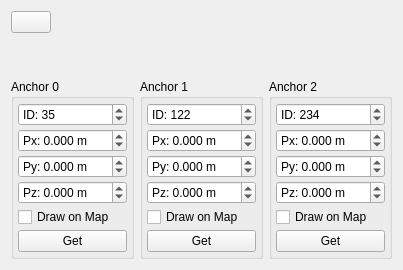
       <widget class="QWidget" name="tab_12">
        <attribute name="icon">
         <iconset resource="resources.qrc">
          <normaloff>:/models/Icons/Electrical Sensor-96.png</normaloff>:/models/Icons/Electrical Sensor-96.png</iconset>
        </attribute>
        <attribute name="title">
         <string/>
        </attribute>
        <attribute name="toolTip">
         <string>DecaWave UWB Measurement</string>
        </attribute>
        <layout class="QVBoxLayout" name="verticalLayout_21">
         <item>
          <layout class="QHBoxLayout" name="horizontalLayout_17">
           <item>
            <layout class="QVBoxLayout" name="verticalLayout_20">
             <item>
              <widget class="QPushButton" name="dwClearSamplesButton">
               <property name="text">
                <string/>
               </property>
               <property name="icon">
                <iconset resource="resources.qrc">
                 <normaloff>:/models/Icons/Delete2-96.png</normaloff>:/models/Icons/Delete2-96.png</iconset>
               </property>
              </widget>
             </item>
             <item>
              <spacer name="verticalSpacer_8">
               <property name="orientation">
                <enum>Qt::Vertical</enum>
               </property>
               <property name="sizeHint" stdset="0">
                <size>
                 <width>20</width>
                 <height>40</height>
                </size>
               </property>
              </spacer>
             </item>
            </layout>
           </item>
           <item>
            <widget class="QCustomPlot" name="dwPlot" native="true">
             <property name="sizePolicy">
              <sizepolicy hsizetype="MinimumExpanding" vsizetype="MinimumExpanding">
               <horstretch>0</horstretch>
               <verstretch>0</verstretch>
              </sizepolicy>
             </property>
            </widget>
           </item>
          </layout>
         </item>
         <item>
          <layout class="QHBoxLayout" name="horizontalLayout_16">
           <item>
            <widget class="QGroupBox" name="groupBox_5">
             <property name="title">
              <string>Anchor 0</string>
             </property>
             <layout class="QVBoxLayout" name="verticalLayout_17">
              <property name="spacing">
               <number>3</number>
              </property>
              <property name="leftMargin">
               <number>4</number>
              </property>
              <property name="topMargin">
               <number>4</number>
              </property>
              <property name="rightMargin">
               <number>4</number>
              </property>
              <property name="bottomMargin">
               <number>4</number>
              </property>
              <item>
               <widget class="QSpinBox" name="dwAnch0IdBox">
                <property name="prefix">
                 <string>ID: </string>
                </property>
                <property name="maximum">
                 <number>255</number>
                </property>
                <property name="value">
                 <number>35</number>
                </property>
               </widget>
              </item>
              <item>
               <widget class="QDoubleSpinBox" name="dwAnch0PxBox">
                <property name="prefix">
                 <string>Px: </string>
                </property>
                <property name="suffix">
                 <string> m</string>
                </property>
                <property name="decimals">
                 <number>3</number>
                </property>
                <property name="minimum">
                 <double>-999.000000000000000</double>
                </property>
                <property name="maximum">
                 <double>999.000000000000000</double>
                </property>
                <property name="singleStep">
                 <double>0.010000000000000</double>
                </property>
               </widget>
              </item>
              <item>
               <widget class="QDoubleSpinBox" name="dwAnch0PyBox">
                <property name="prefix">
                 <string>Py: </string>
                </property>
                <property name="suffix">
                 <string> m</string>
                </property>
                <property name="decimals">
                 <number>3</number>
                </property>
                <property name="minimum">
                 <double>-999.000000000000000</double>
                </property>
                <property name="maximum">
                 <double>999.000000000000000</double>
                </property>
                <property name="singleStep">
                 <double>0.010000000000000</double>
                </property>
               </widget>
              </item>
              <item>
               <widget class="QDoubleSpinBox" name="dwAnch0PzBox">
                <property name="prefix">
                 <string>Pz: </string>
                </property>
                <property name="suffix">
                 <string> m</string>
                </property>
                <property name="decimals">
                 <number>3</number>
                </property>
                <property name="minimum">
                 <double>-999.000000000000000</double>
                </property>
                <property name="maximum">
                 <double>999.000000000000000</double>
                </property>
                <property name="singleStep">
                 <double>0.010000000000000</double>
                </property>
               </widget>
              </item>
              <item>
               <widget class="QCheckBox" name="dwAnch0DrawBox">
                <property name="text">
                 <string>Draw on Map</string>
                </property>
               </widget>
              </item>
              <item>
               <widget class="QPushButton" name="dwAnch0GetButton">
                <property name="toolTip">
                 <string>Use current car position</string>
                </property>
                <property name="text">
                 <string>Get</string>
                </property>
                <property name="icon">
                 <iconset resource="resources.qrc">
                  <normaloff>:/models/Icons/Process-96.png</normaloff>:/models/Icons/Process-96.png</iconset>
                </property>
               </widget>
              </item>
             </layout>
            </widget>
           </item>
           <item>
            <widget class="QGroupBox" name="groupBox_7">
             <property name="title">
              <string>Anchor 1</string>
             </property>
             <layout class="QVBoxLayout" name="verticalLayout_18">
              <property name="spacing">
               <number>3</number>
              </property>
              <property name="leftMargin">
               <number>4</number>
              </property>
              <property name="topMargin">
               <number>4</number>
              </property>
              <property name="rightMargin">
               <number>4</number>
              </property>
              <property name="bottomMargin">
               <number>4</number>
              </property>
              <item>
               <widget class="QSpinBox" name="dwAnch1IdBox">
                <property name="prefix">
                 <string>ID: </string>
                </property>
                <property name="maximum">
                 <number>255</number>
                </property>
                <property name="value">
                 <number>122</number>
                </property>
               </widget>
              </item>
              <item>
               <widget class="QDoubleSpinBox" name="dwAnch1PxBox">
                <property name="prefix">
                 <string>Px: </string>
                </property>
                <property name="suffix">
                 <string> m</string>
                </property>
                <property name="decimals">
                 <number>3</number>
                </property>
                <property name="minimum">
                 <double>-999.000000000000000</double>
                </property>
                <property name="maximum">
                 <double>999.000000000000000</double>
                </property>
                <property name="singleStep">
                 <double>0.010000000000000</double>
                </property>
               </widget>
              </item>
              <item>
               <widget class="QDoubleSpinBox" name="dwAnch1PyBox">
                <property name="prefix">
                 <string>Py: </string>
                </property>
                <property name="suffix">
                 <string> m</string>
                </property>
                <property name="decimals">
                 <number>3</number>
                </property>
                <property name="minimum">
                 <double>-999.000000000000000</double>
                </property>
                <property name="maximum">
                 <double>999.000000000000000</double>
                </property>
                <property name="singleStep">
                 <double>0.010000000000000</double>
                </property>
               </widget>
              </item>
              <item>
               <widget class="QDoubleSpinBox" name="dwAnch1PzBox">
                <property name="prefix">
                 <string>Pz: </string>
                </property>
                <property name="suffix">
                 <string> m</string>
                </property>
                <property name="decimals">
                 <number>3</number>
                </property>
                <property name="minimum">
                 <double>-999.000000000000000</double>
                </property>
                <property name="maximum">
                 <double>999.000000000000000</double>
                </property>
                <property name="singleStep">
                 <double>0.010000000000000</double>
                </property>
               </widget>
              </item>
              <item>
               <widget class="QCheckBox" name="dwAnch1DrawBox">
                <property name="text">
                 <string>Draw on Map</string>
                </property>
               </widget>
              </item>
              <item>
               <widget class="QPushButton" name="dwAnch1GetButton">
                <property name="toolTip">
                 <string>Use current car position</string>
                </property>
                <property name="text">
                 <string>Get</string>
                </property>
                <property name="icon">
                 <iconset resource="resources.qrc">
                  <normaloff>:/models/Icons/Process-96.png</normaloff>:/models/Icons/Process-96.png</iconset>
                </property>
               </widget>
              </item>
             </layout>
            </widget>
           </item>
           <item>
            <widget class="QGroupBox" name="groupBox_8">
             <property name="title">
              <string>Anchor 2</string>
             </property>
             <layout class="QVBoxLayout" name="verticalLayout_19">
              <property name="spacing">
               <number>3</number>
              </property>
              <property name="leftMargin">
               <number>4</number>
              </property>
              <property name="topMargin">
               <number>4</number>
              </property>
              <property name="rightMargin">
               <number>4</number>
              </property>
              <property name="bottomMargin">
               <number>4</number>
              </property>
              <item>
               <widget class="QSpinBox" name="dwAnch2IdBox">
                <property name="prefix">
                 <string>ID: </string>
                </property>
                <property name="maximum">
                 <number>255</number>
                </property>
                <property name="value">
                 <number>234</number>
                </property>
               </widget>
              </item>
              <item>
               <widget class="QDoubleSpinBox" name="dwAnch2PxBox">
                <property name="prefix">
                 <string>Px: </string>
                </property>
                <property name="suffix">
                 <string> m</string>
                </property>
                <property name="decimals">
                 <number>3</number>
                </property>
                <property name="minimum">
                 <double>-999.000000000000000</double>
                </property>
                <property name="maximum">
                 <double>999.000000000000000</double>
                </property>
                <property name="singleStep">
                 <double>0.010000000000000</double>
                </property>
               </widget>
              </item>
              <item>
               <widget class="QDoubleSpinBox" name="dwAnch2PyBox">
                <property name="prefix">
                 <string>Py: </string>
                </property>
                <property name="suffix">
                 <string> m</string>
                </property>
                <property name="decimals">
                 <number>3</number>
                </property>
                <property name="minimum">
                 <double>-999.000000000000000</double>
                </property>
                <property name="maximum">
                 <double>999.000000000000000</double>
                </property>
                <property name="singleStep">
                 <double>0.010000000000000</double>
                </property>
               </widget>
              </item>
              <item>
               <widget class="QDoubleSpinBox" name="dwAnch2PzBox">
                <property name="prefix">
                 <string>Pz: </string>
                </property>
                <property name="suffix">
                 <string> m</string>
                </property>
                <property name="decimals">
                 <number>3</number>
                </property>
                <property name="minimum">
                 <double>-999.000000000000000</double>
                </property>
                <property name="maximum">
                 <double>999.000000000000000</double>
                </property>
                <property name="singleStep">
                 <double>0.010000000000000</double>
                </property>
               </widget>
              </item>
              <item>
               <widget class="QCheckBox" name="dwAnch2DrawBox">
                <property name="text">
                 <string>Draw on Map</string>
                </property>
               </widget>
              </item>
              <item>
               <widget class="QPushButton" name="dwAnch2GetButton">
                <property name="toolTip">
                 <string>Use current car position</string>
                </property>
                <property name="text">
                 <string>Get</string>
                </property>
                <property name="icon">
                 <iconset resource="resources.qrc">
                  <normaloff>:/models/Icons/Process-96.png</normaloff>:/models/Icons/Process-96.png</iconset>
                </property>
               </widget>
              </item>
             </layout>
            </widget>
           </item>
          </layout>
         </item>
        </layout>
       </widget>
